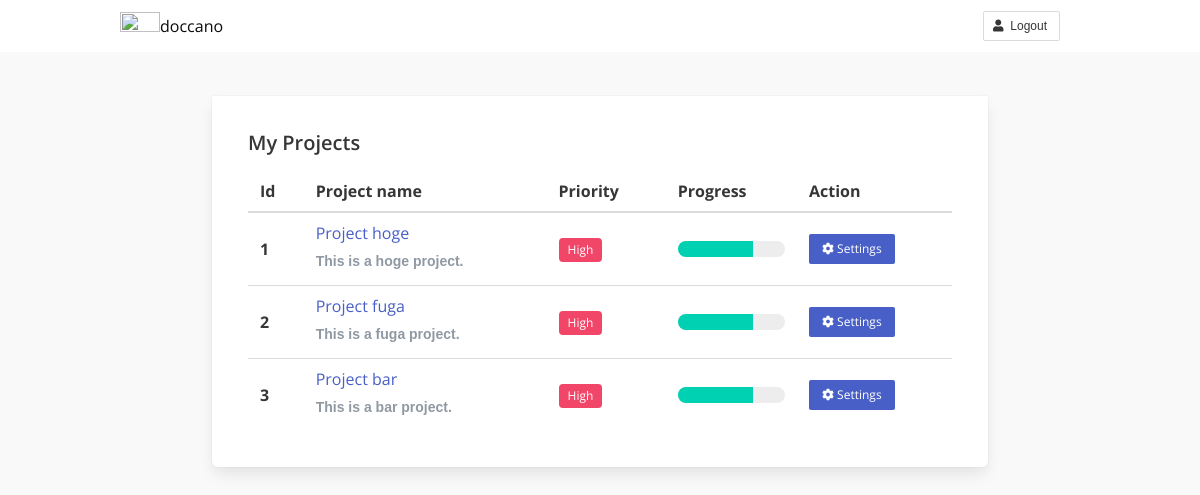
The app's page /projects/, older data.
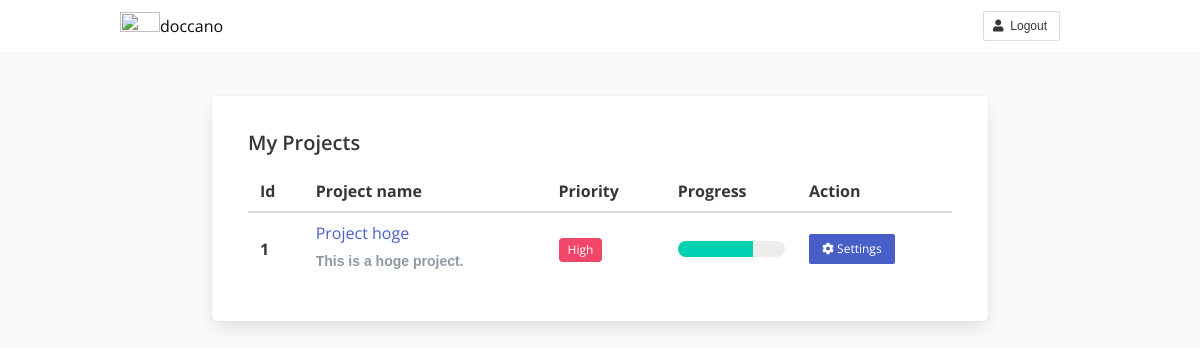
The same page, newer data.
### server/models.py (models this page shows, shortened)
class Project(models.Model):
    name = models.CharField(max_length=100)
    description = models.TextField()
    created_at = models.DateTimeField(auto_now_add=True)
    updated_at = models.DateTimeField(auto_now=True)
    users = models.ManyToManyField(User)

### server/views.py (the view)
# urls.py: path('', ProjectListView.as_view(), name='project-list'),
class ProjectListView(ListView):
    model = Project
    paginate_by = 100  # if pagination is desired
    template_name = 'project_list.html'
    def get_context_data(self, **kwargs):
        context = super().get_context_data(**kwargs)
        return context

### server/templates/project_list.html
{% extends "base.html" %} {% load static %} {% block content %}
<section class="container" id="root">
    <div class="columns">
        <div class="column is-10 is-offset-1">
            <div class="box content">
                <article class="post">
                    <h4>My Projects</h4>
                    <div class="media">
                        <div class="media-content">
                            <div class="content">
                                <table class="table is-hoverable">
                                    <thead>
                                        <tr>
                                            <th>Id</th>
                                            <th>Project name</th>
                                            <th>Priority</th>
                                            <th>Progress</th>
                                            <th>Action</th>
                                        </tr>
                                    </thead>
                                    <tbody>
                                        {% for project in object_list %}
                                        <tr>
                                            <th style="vertical-align:middle;">{{ forloop.counter }}</th>
                                            <td>
                                                <a href="{% url 'annotation' project.id %}">{{ project.name }}</a>
                                                <p>{{ project.description|truncatechars:50 }}</p>
                                            </td>
                                            <td style="vertical-align:middle;"><span class="tag is-danger">High</span></td>
                                            <td style="vertical-align:middle;"><progress class="progress is-primary" value="70" max="100">30%</progress></td>
                                            <td style="vertical-align:middle;">
                                                <a class="button is-link is-small" href="{% url 'project-admin' project.id %}">
                                                        <i class="fas fa-cog"></i>&nbsp;Settings
                                                </a>
                                            </td>
                                        </tr>
                                        {% endfor %}
                                    </tbody>
                                </table>
                            </div>
                        </div>
                    </div>
                </article>
            </div>
        </div>
    </div>
</section>
{% endblock %}

Row changes from the older to the newer data that the page shows:
removed Project: name "Project fuga", description "This is a fuga project."
removed Project: name "Project bar", description "This is a bar project."
